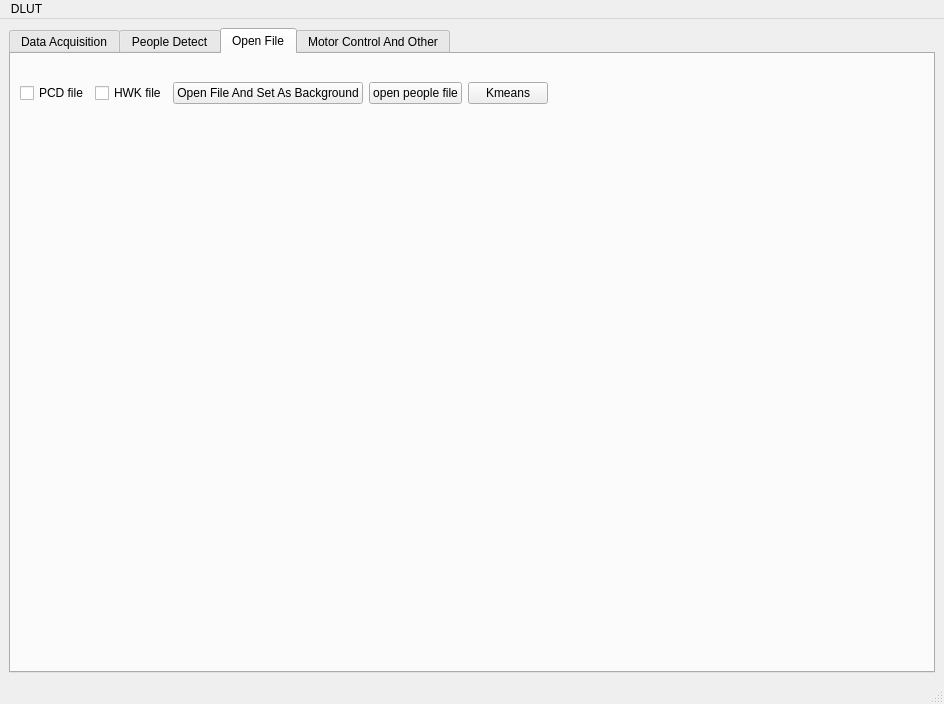
<?xml version="1.0" encoding="UTF-8"?>
<ui version="4.0">
 <class>MainWindowDesign</class>
 <widget class="QMainWindow" name="MainWindowDesign">
  <property name="geometry">
   <rect>
    <x>0</x>
    <y>0</y>
    <width>944</width>
    <height>704</height>
   </rect>
  </property>
  <property name="windowTitle">
   <string>QRosApp</string>
  </property>
  <property name="windowIcon">
   <iconset resource="../resources/images.qrc">
    <normaloff>:/images/icon.png</normaloff>:/images/icon.png</iconset>
  </property>
  <property name="locale">
   <locale language="English" country="Australia"/>
  </property>
  <widget class="QWidget" name="centralwidget">
   <layout class="QHBoxLayout">
    <item>
     <layout class="QGridLayout" name="gridLayout_2">
      <item row="0" column="0">
       <widget class="QTabWidget" name="tabWidget">
        <property name="currentIndex">
         <number>2</number>
        </property>
        <widget class="QWidget" name="tab">
         <attribute name="title">
          <string>Data Acquisition</string>
         </attribute>
         <layout class="QGridLayout" name="gridLayout_4">
          <item row="0" column="0">
           <layout class="QGridLayout" name="gridLayout_3">
            <item row="0" column="8">
             <spacer name="verticalSpacer_2">
              <property name="orientation">
               <enum>Qt::Vertical</enum>
              </property>
              <property name="sizeType">
               <enum>QSizePolicy::Fixed</enum>
              </property>
              <property name="sizeHint" stdset="0">
               <size>
                <width>20</width>
                <height>10</height>
               </size>
              </property>
             </spacer>
            </item>
            <item row="4" column="8">
             <spacer name="verticalSpacer_7">
              <property name="orientation">
               <enum>Qt::Vertical</enum>
              </property>
              <property name="sizeHint" stdset="0">
               <size>
                <width>20</width>
                <height>40</height>
               </size>
              </property>
             </spacer>
            </item>
            <item row="1" column="8">
             <spacer name="verticalSpacer_4">
              <property name="orientation">
               <enum>Qt::Vertical</enum>
              </property>
              <property name="sizeType">
               <enum>QSizePolicy::Fixed</enum>
              </property>
              <property name="sizeHint" stdset="0">
               <size>
                <width>20</width>
                <height>50</height>
               </size>
              </property>
             </spacer>
            </item>
            <item row="2" column="8">
             <spacer name="verticalSpacer_5">
              <property name="orientation">
               <enum>Qt::Vertical</enum>
              </property>
              <property name="sizeHint" stdset="0">
               <size>
                <width>20</width>
                <height>40</height>
               </size>
              </property>
             </spacer>
            </item>
            <item row="5" column="8">
             <spacer name="verticalSpacer">
              <property name="orientation">
               <enum>Qt::Vertical</enum>
              </property>
              <property name="sizeHint" stdset="0">
               <size>
                <width>20</width>
                <height>40</height>
               </size>
              </property>
             </spacer>
            </item>
            <item row="0" column="3">
             <spacer name="horizontalSpacer_7">
              <property name="orientation">
               <enum>Qt::Horizontal</enum>
              </property>
              <property name="sizeHint" stdset="0">
               <size>
                <width>40</width>
                <height>10</height>
               </size>
              </property>
             </spacer>
            </item>
            <item row="3" column="8">
             <spacer name="verticalSpacer_6">
              <property name="orientation">
               <enum>Qt::Vertical</enum>
              </property>
              <property name="sizeHint" stdset="0">
               <size>
                <width>20</width>
                <height>40</height>
               </size>
              </property>
             </spacer>
            </item>
            <item row="0" column="5">
             <spacer name="horizontalSpacer_5">
              <property name="orientation">
               <enum>Qt::Horizontal</enum>
              </property>
              <property name="sizeHint" stdset="0">
               <size>
                <width>40</width>
                <height>10</height>
               </size>
              </property>
             </spacer>
            </item>
            <item row="0" column="4">
             <spacer name="horizontalSpacer_6">
              <property name="orientation">
               <enum>Qt::Horizontal</enum>
              </property>
              <property name="sizeHint" stdset="0">
               <size>
                <width>40</width>
                <height>10</height>
               </size>
              </property>
             </spacer>
            </item>
            <item row="0" column="0">
             <spacer name="horizontalSpacer_4">
              <property name="orientation">
               <enum>Qt::Horizontal</enum>
              </property>
              <property name="sizeHint" stdset="0">
               <size>
                <width>40</width>
                <height>10</height>
               </size>
              </property>
             </spacer>
            </item>
            <item row="0" column="7">
             <spacer name="horizontalSpacer_2">
              <property name="orientation">
               <enum>Qt::Horizontal</enum>
              </property>
              <property name="sizeHint" stdset="0">
               <size>
                <width>40</width>
                <height>10</height>
               </size>
              </property>
             </spacer>
            </item>
            <item row="0" column="6">
             <spacer name="horizontalSpacer_3">
              <property name="orientation">
               <enum>Qt::Horizontal</enum>
              </property>
              <property name="sizeHint" stdset="0">
               <size>
                <width>40</width>
                <height>10</height>
               </size>
              </property>
             </spacer>
            </item>
            <item row="0" column="2">
             <spacer name="horizontalSpacer_8">
              <property name="orientation">
               <enum>Qt::Horizontal</enum>
              </property>
              <property name="sizeHint" stdset="0">
               <size>
                <width>40</width>
                <height>10</height>
               </size>
              </property>
             </spacer>
            </item>
            <item row="0" column="1">
             <spacer name="horizontalSpacer_9">
              <property name="orientation">
               <enum>Qt::Horizontal</enum>
              </property>
              <property name="sizeHint" stdset="0">
               <size>
                <width>40</width>
                <height>10</height>
               </size>
              </property>
             </spacer>
            </item>
            <item row="1" column="0" colspan="8">
             <layout class="QHBoxLayout" name="horizontalLayout">
              <item>
               <widget class="QLabel" name="label_4">
                <property name="text">
                 <string>Run Time</string>
                </property>
               </widget>
              </item>
              <item>
               <widget class="QLineEdit" name="lineEdit_runtime">
                <property name="sizePolicy">
                 <sizepolicy hsizetype="Fixed" vsizetype="Fixed">
                  <horstretch>0</horstretch>
                  <verstretch>0</verstretch>
                 </sizepolicy>
                </property>
               </widget>
              </item>
              <item>
               <widget class="QLabel" name="label_5">
                <property name="text">
                 <string>Freq</string>
                </property>
               </widget>
              </item>
              <item>
               <widget class="QLineEdit" name="lineEdit_freqence">
                <property name="sizePolicy">
                 <sizepolicy hsizetype="Fixed" vsizetype="Fixed">
                  <horstretch>0</horstretch>
                  <verstretch>0</verstretch>
                 </sizepolicy>
                </property>
               </widget>
              </item>
              <item>
               <widget class="QCheckBox" name="checkBox_savefile">
                <property name="text">
                 <string>Save File Or Not</string>
                </property>
               </widget>
              </item>
              <item>
               <widget class="QLCDNumber" name="lcdNumber">
                <property name="frameShape">
                 <enum>QFrame::StyledPanel</enum>
                </property>
                <property name="frameShadow">
                 <enum>QFrame::Plain</enum>
                </property>
               </widget>
              </item>
              <item>
               <spacer name="horizontalSpacer_10">
                <property name="orientation">
                 <enum>Qt::Horizontal</enum>
                </property>
                <property name="sizeHint" stdset="0">
                 <size>
                  <width>40</width>
                  <height>20</height>
                 </size>
                </property>
               </spacer>
              </item>
              <item>
               <widget class="QPushButton" name="DA_start">
                <property name="text">
                 <string>Start</string>
                </property>
               </widget>
              </item>
              <item>
               <widget class="QPushButton" name="DA_end">
                <property name="text">
                 <string>End</string>
                </property>
               </widget>
              </item>
             </layout>
            </item>
            <item row="2" column="0" rowspan="4" colspan="8">
             <layout class="QGridLayout" name="gridLayout_showdata"/>
            </item>
           </layout>
          </item>
         </layout>
        </widget>
        <widget class="QWidget" name="tab_4">
         <attribute name="title">
          <string>People Detect</string>
         </attribute>
         <layout class="QGridLayout" name="gridLayout_9">
          <item row="0" column="0">
           <layout class="QGridLayout" name="gridLayout">
            <item row="1" column="3">
             <spacer name="verticalSpacer_10">
              <property name="orientation">
               <enum>Qt::Vertical</enum>
              </property>
              <property name="sizeType">
               <enum>QSizePolicy::Fixed</enum>
              </property>
              <property name="sizeHint" stdset="0">
               <size>
                <width>20</width>
                <height>40</height>
               </size>
              </property>
             </spacer>
            </item>
            <item row="0" column="2">
             <spacer name="horizontalSpacer">
              <property name="orientation">
               <enum>Qt::Horizontal</enum>
              </property>
              <property name="sizeHint" stdset="0">
               <size>
                <width>40</width>
                <height>10</height>
               </size>
              </property>
             </spacer>
            </item>
            <item row="0" column="0">
             <spacer name="horizontalSpacer_15">
              <property name="orientation">
               <enum>Qt::Horizontal</enum>
              </property>
              <property name="sizeHint" stdset="0">
               <size>
                <width>40</width>
                <height>10</height>
               </size>
              </property>
             </spacer>
            </item>
            <item row="0" column="1">
             <spacer name="horizontalSpacer_14">
              <property name="orientation">
               <enum>Qt::Horizontal</enum>
              </property>
              <property name="sizeHint" stdset="0">
               <size>
                <width>40</width>
                <height>10</height>
               </size>
              </property>
             </spacer>
            </item>
            <item row="0" column="3">
             <spacer name="verticalSpacer_3">
              <property name="orientation">
               <enum>Qt::Vertical</enum>
              </property>
              <property name="sizeType">
               <enum>QSizePolicy::Fixed</enum>
              </property>
              <property name="sizeHint" stdset="0">
               <size>
                <width>20</width>
                <height>10</height>
               </size>
              </property>
             </spacer>
            </item>
            <item row="2" column="3">
             <spacer name="verticalSpacer_11">
              <property name="orientation">
               <enum>Qt::Vertical</enum>
              </property>
              <property name="sizeHint" stdset="0">
               <size>
                <width>20</width>
                <height>40</height>
               </size>
              </property>
             </spacer>
            </item>
            <item row="1" column="0" colspan="3">
             <layout class="QHBoxLayout" name="horizontalLayout_3">
              <item>
               <widget class="QLabel" name="label_2">
                <property name="text">
                 <string>freq</string>
                </property>
               </widget>
              </item>
              <item>
               <widget class="QLineEdit" name="lineEdit_freq_people">
                <property name="sizePolicy">
                 <sizepolicy hsizetype="Fixed" vsizetype="Fixed">
                  <horstretch>0</horstretch>
                  <verstretch>0</verstretch>
                 </sizepolicy>
                </property>
               </widget>
              </item>
              <item>
               <widget class="QCheckBox" name="is_save_people">
                <property name="text">
                 <string>Save Or Not</string>
                </property>
               </widget>
              </item>
              <item>
               <widget class="QPushButton" name="pushButton_peopledetect">
                <property name="text">
                 <string>Start</string>
                </property>
               </widget>
              </item>
              <item>
               <spacer name="horizontalSpacer_16">
                <property name="orientation">
                 <enum>Qt::Horizontal</enum>
                </property>
                <property name="sizeHint" stdset="0">
                 <size>
                  <width>40</width>
                  <height>20</height>
                 </size>
                </property>
               </spacer>
              </item>
             </layout>
            </item>
            <item row="2" column="0" colspan="3">
             <layout class="QGridLayout" name="gridLayout_show_people"/>
            </item>
           </layout>
          </item>
         </layout>
        </widget>
        <widget class="QWidget" name="tab_2">
         <attribute name="title">
          <string>Open File</string>
         </attribute>
         <layout class="QGridLayout" name="gridLayout_6">
          <item row="0" column="0">
           <layout class="QGridLayout" name="gridLayout_5">
            <property name="sizeConstraint">
             <enum>QLayout::SetDefaultConstraint</enum>
            </property>
            <item row="1" column="0">
             <spacer name="horizontalSpacer_11">
              <property name="orientation">
               <enum>Qt::Horizontal</enum>
              </property>
              <property name="sizeHint" stdset="0">
               <size>
                <width>40</width>
                <height>10</height>
               </size>
              </property>
             </spacer>
            </item>
            <item row="3" column="1">
             <spacer name="verticalSpacer_9">
              <property name="orientation">
               <enum>Qt::Vertical</enum>
              </property>
              <property name="sizeHint" stdset="0">
               <size>
                <width>20</width>
                <height>40</height>
               </size>
              </property>
             </spacer>
            </item>
            <item row="2" column="1">
             <spacer name="verticalSpacer_8">
              <property name="orientation">
               <enum>Qt::Vertical</enum>
              </property>
              <property name="sizeType">
               <enum>QSizePolicy::Fixed</enum>
              </property>
              <property name="sizeHint" stdset="0">
               <size>
                <width>20</width>
                <height>40</height>
               </size>
              </property>
             </spacer>
            </item>
            <item row="1" column="1">
             <spacer name="horizontalSpacer_12">
              <property name="orientation">
               <enum>Qt::Horizontal</enum>
              </property>
              <property name="sizeType">
               <enum>QSizePolicy::Fixed</enum>
              </property>
              <property name="sizeHint" stdset="0">
               <size>
                <width>20</width>
                <height>10</height>
               </size>
              </property>
             </spacer>
            </item>
            <item row="2" column="0">
             <layout class="QHBoxLayout" name="horizontalLayout_2">
              <item>
               <widget class="QCheckBox" name="checkBox_is_pcd">
                <property name="text">
                 <string>PCD file</string>
                </property>
               </widget>
              </item>
              <item>
               <widget class="QCheckBox" name="checkBox_is_hwk">
                <property name="text">
                 <string>HWK file</string>
                </property>
               </widget>
              </item>
              <item>
               <widget class="QPushButton" name="pushButton_openfile">
                <property name="text">
                 <string>Open File And Set As Background</string>
                </property>
               </widget>
              </item>
              <item>
               <widget class="QPushButton" name="pushButton_detect">
                <property name="text">
                 <string>open people file</string>
                </property>
               </widget>
              </item>
              <item>
               <widget class="QPushButton" name="pushButton_kmeans">
                <property name="text">
                 <string>Kmeans</string>
                </property>
               </widget>
              </item>
              <item>
               <spacer name="horizontalSpacer_13">
                <property name="orientation">
                 <enum>Qt::Horizontal</enum>
                </property>
                <property name="sizeHint" stdset="0">
                 <size>
                  <width>40</width>
                  <height>20</height>
                 </size>
                </property>
               </spacer>
              </item>
             </layout>
            </item>
            <item row="3" column="0">
             <layout class="QGridLayout" name="gridLayout_show_file"/>
            </item>
           </layout>
          </item>
         </layout>
        </widget>
        <widget class="QWidget" name="tab_3">
         <attribute name="title">
          <string>Motor Control And Other</string>
         </attribute>
         <layout class="QGridLayout" name="gridLayout_8">
          <item row="0" column="0">
           <layout class="QGridLayout" name="gridLayout_7"/>
          </item>
         </layout>
        </widget>
       </widget>
      </item>
     </layout>
    </item>
   </layout>
  </widget>
  <widget class="QMenuBar" name="menubar">
   <property name="geometry">
    <rect>
     <x>0</x>
     <y>0</y>
     <width>944</width>
     <height>25</height>
    </rect>
   </property>
   <widget class="QMenu" name="menu_File">
    <property name="title">
     <string>DLUT</string>
    </property>
    <addaction name="action_Preferences"/>
    <addaction name="separator"/>
    <addaction name="actionAbout"/>
    <addaction name="actionAbout_Qt"/>
    <addaction name="separator"/>
    <addaction name="action_Quit"/>
   </widget>
   <addaction name="menu_File"/>
  </widget>
  <widget class="QStatusBar" name="statusbar"/>
  <action name="action_Quit">
   <property name="text">
    <string>&amp;Quit</string>
   </property>
   <property name="shortcut">
    <string>Ctrl+Q</string>
   </property>
   <property name="shortcutContext">
    <enum>Qt::ApplicationShortcut</enum>
   </property>
  </action>
  <action name="action_Preferences">
   <property name="text">
    <string>&amp;Preferences</string>
   </property>
  </action>
  <action name="actionAbout">
   <property name="text">
    <string>&amp;About DLUT</string>
   </property>
  </action>
  <action name="actionAbout_Qt">
   <property name="text">
    <string>About &amp;Qt</string>
   </property>
  </action>
 </widget>
 <resources>
  <include location="../resources/images.qrc"/>
 </resources>
 <connections>
  <connection>
   <sender>action_Quit</sender>
   <signal>triggered()</signal>
   <receiver>MainWindowDesign</receiver>
   <slot>close()</slot>
   <hints>
    <hint type="sourcelabel">
     <x>-1</x>
     <y>-1</y>
    </hint>
    <hint type="destinationlabel">
     <x>399</x>
     <y>299</y>
    </hint>
   </hints>
  </connection>
 </connections>
</ui>
